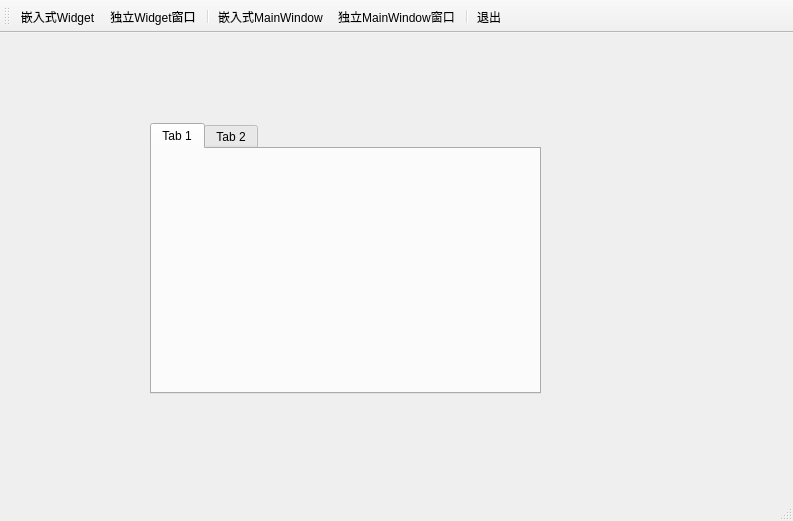
<?xml version="1.0" encoding="UTF-8"?>
<ui version="4.0">
 <class>MyMainWindow</class>
 <widget class="QMainWindow" name="MyMainWindow">
  <property name="geometry">
   <rect>
    <x>0</x>
    <y>0</y>
    <width>793</width>
    <height>521</height>
   </rect>
  </property>
  <property name="windowTitle">
   <string>MyMainWindow</string>
  </property>
  <widget class="QWidget" name="centralWidget">
   <widget class="QTabWidget" name="tabWidget">
    <property name="geometry">
     <rect>
      <x>150</x>
      <y>90</y>
      <width>391</width>
      <height>271</height>
     </rect>
    </property>
    <property name="tabsClosable">
     <bool>false</bool>
    </property>
    <widget class="QWidget" name="tab">
     <attribute name="title">
      <string>Tab 1</string>
     </attribute>
    </widget>
    <widget class="QWidget" name="tab_2">
     <attribute name="title">
      <string>Tab 2</string>
     </attribute>
    </widget>
   </widget>
  </widget>
  <widget class="QMenuBar" name="menuBar">
   <property name="geometry">
    <rect>
     <x>0</x>
     <y>0</y>
     <width>793</width>
     <height>23</height>
    </rect>
   </property>
  </widget>
  <widget class="QToolBar" name="mainToolBar">
   <property name="toolButtonStyle">
    <enum>Qt::ToolButtonTextUnderIcon</enum>
   </property>
   <attribute name="toolBarArea">
    <enum>TopToolBarArea</enum>
   </attribute>
   <attribute name="toolBarBreak">
    <bool>false</bool>
   </attribute>
   <addaction name="actWidgetInsite"/>
   <addaction name="actWidget"/>
   <addaction name="separator"/>
   <addaction name="actWindowInsite"/>
   <addaction name="actWindow"/>
   <addaction name="separator"/>
   <addaction name="actQuit"/>
  </widget>
  <widget class="QStatusBar" name="statusBar"/>
  <action name="actWindowInsite">
   <property name="icon">
    <iconset resource="res.qrc">
     <normaloff>:/images/2.ico</normaloff>:/images/2.ico</iconset>
   </property>
   <property name="text">
    <string>嵌入式MainWindow</string>
   </property>
   <property name="toolTip">
    <string>嵌入式MainWindow</string>
   </property>
  </action>
  <action name="actWidgetInsite">
   <property name="icon">
    <iconset resource="res.qrc">
     <normaloff>:/images/100.bmp</normaloff>:/images/100.bmp</iconset>
   </property>
   <property name="text">
    <string>嵌入式Widget</string>
   </property>
   <property name="toolTip">
    <string>Widget嵌入式窗体</string>
   </property>
  </action>
  <action name="actQuit">
   <property name="icon">
    <iconset resource="res.qrc">
     <normaloff>:/images/132.bmp</normaloff>:/images/132.bmp</iconset>
   </property>
   <property name="text">
    <string>退出</string>
   </property>
   <property name="toolTip">
    <string>退出本系统</string>
   </property>
  </action>
  <action name="actDoc_Open">
   <property name="icon">
    <iconset>
     <normaloff>:/images/images/122.bmp</normaloff>:/images/images/122.bmp</iconset>
   </property>
   <property name="text">
    <string>打开文档</string>
   </property>
   <property name="toolTip">
    <string>打开文档</string>
   </property>
  </action>
  <action name="actWindow">
   <property name="icon">
    <iconset resource="res.qrc">
     <normaloff>:/images/3.ico</normaloff>:/images/3.ico</iconset>
   </property>
   <property name="text">
    <string>独立MainWindow窗口</string>
   </property>
   <property name="toolTip">
    <string>独立MainWindow窗口</string>
   </property>
  </action>
  <action name="actWidget">
   <property name="icon">
    <iconset resource="res.qrc">
     <normaloff>:/images/804.bmp</normaloff>:/images/804.bmp</iconset>
   </property>
   <property name="text">
    <string>独立Widget窗口</string>
   </property>
   <property name="toolTip">
    <string>新建Widget独立窗口</string>
   </property>
  </action>
 </widget>
 <layoutdefault spacing="6" margin="11"/>
 <resources>
  <include location="res.qrc"/>
 </resources>
 <connections/>
</ui>
